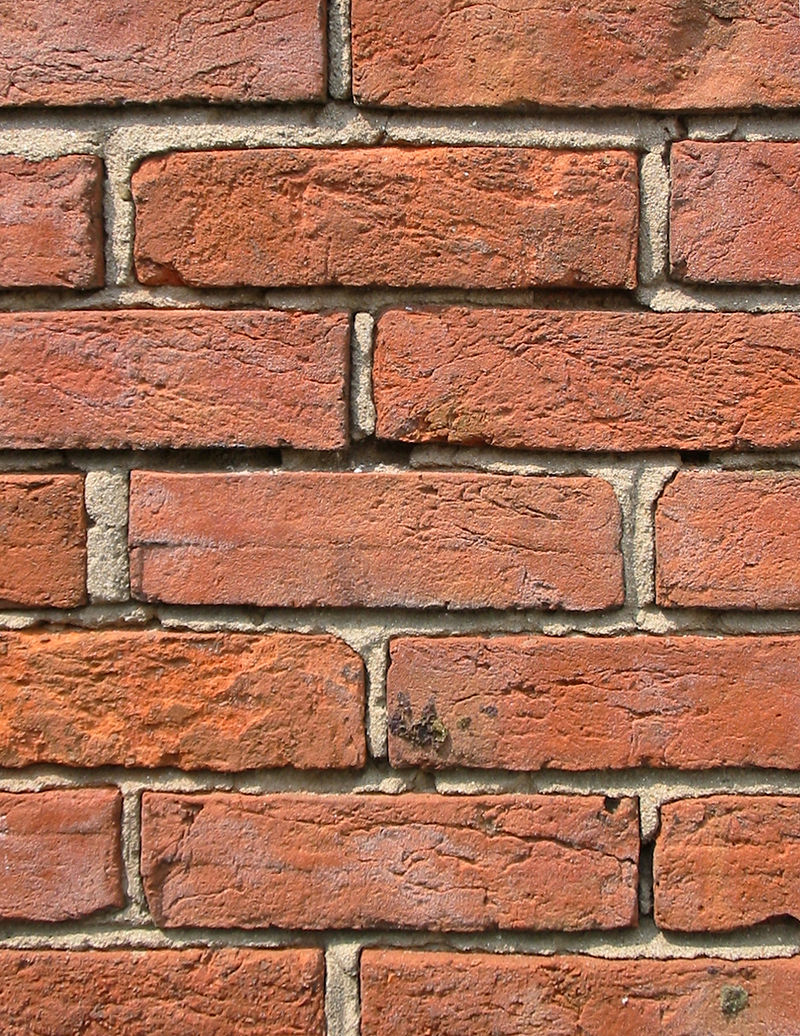
#> input picture src/brick.jpg, 800 x 1036 px
$ python gradient.py   (older library calls are emulated)
#> lines starting #> are read from the running program, lines starting #| are printed output that depends on the picture
import cv2
import numpy as np

def callback(x):
    global ksize, winname,canvas
    ksize = cv2.getTrackbarPos("kernal size",winname)
    if ksize %2 ==0:
        ksize = int(ksize)+1
        cv2.setTrackbarPos("kernal size",winname,ksize)
    canvas[:, :col] = sized_img
    canvas[:, col:2*col] = cv2.Laplacian(sized_img, cv2.CV_64F)
    canvas[:, 2*col:3*col] = cv2.Sobel(sized_img, cv2.CV_64F,dx,dy,ksize=ksize)
    canvas[:, 3*col:4*col] = cv2.Scharr(sized_img, cv2.CV_64F,dx,dy)


src_img = "../src/brick.jpg"
winname = "gradient"
img = cv2.imread(src_img,0)
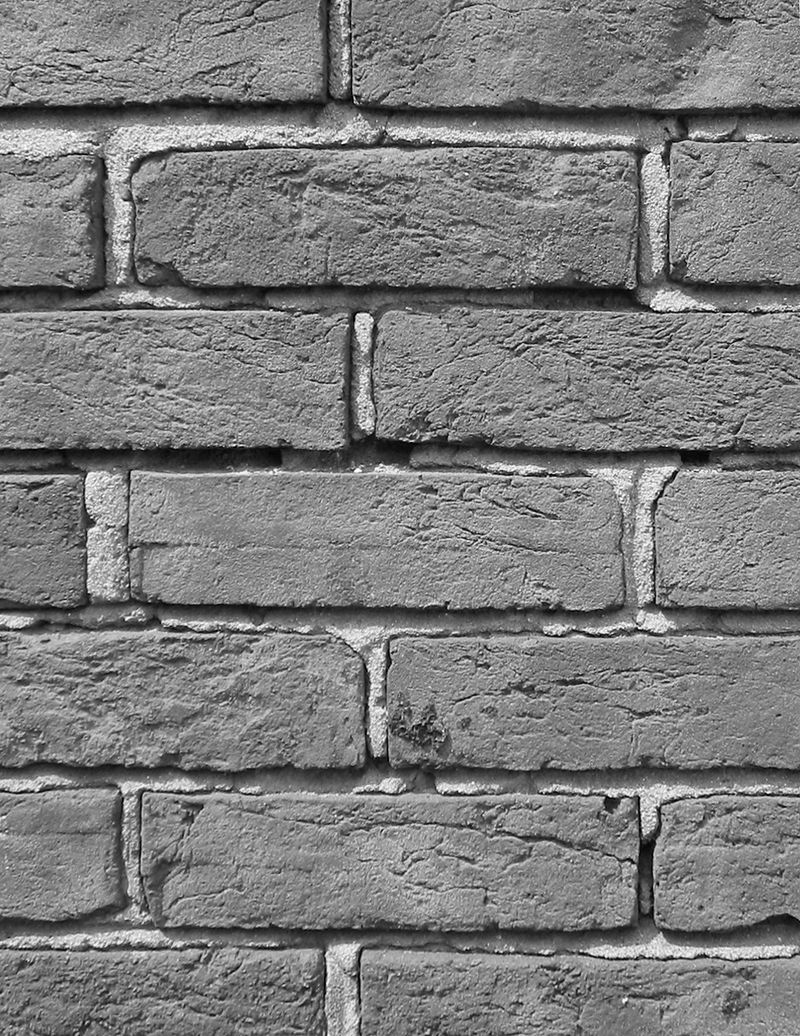
#> img: shape (1036, 800); min 0, max 255, mean 124.7
sized_img = cv2.resize(img,None, fx=0.25, fy=0.25, interpolation=cv2.INTER_AREA)
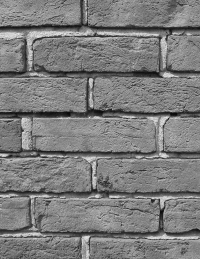
#> sized_img: shape (259, 200); min 9, max 233, mean 124.7
row, col = sized_img.shape
#> row = 259; col = 200
canvas = np.zeros((row,col*4),np.uint8)
cv2.namedWindow(winname)
dx,dy,ksize = 0,1,3
canvas[:, :col] = sized_img
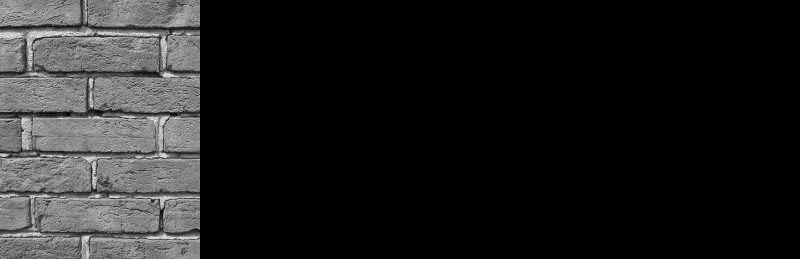
#> canvas: shape (259, 800); min 0, max 233, mean 31.2
canvas[:, col:2*col] = cv2.Laplacian(sized_img, cv2.CV_64F)
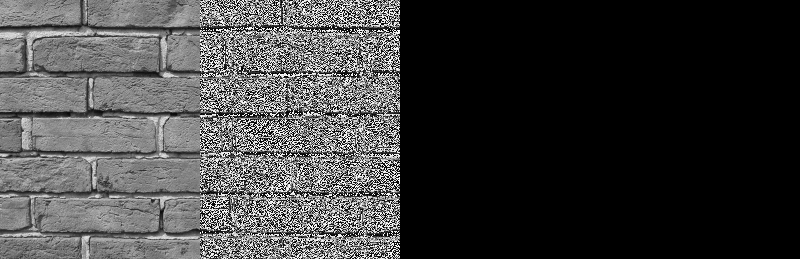
#> canvas: shape (259, 800); min 0, max 255, mean 63.2
canvas[:, 2*col:3*col] = cv2.Sobel(sized_img, cv2.CV_64F,dx,dy,ksize=ksize)
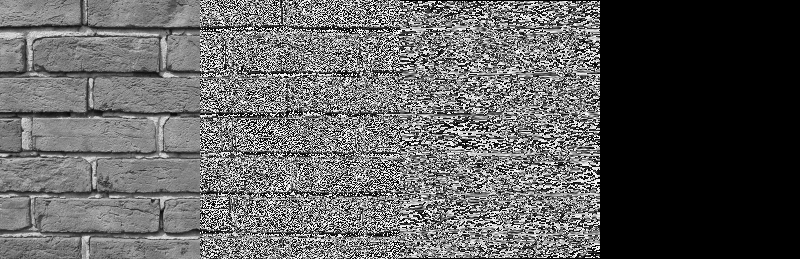
#> canvas: shape (259, 800); min 0, max 255, mean 95.5
canvas[:, 3*col:4*col] = cv2.Scharr(sized_img, cv2.CV_64F,dx,dy)
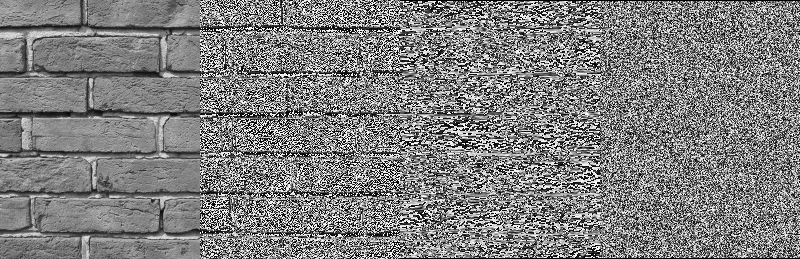
#> canvas: shape (259, 800); min 0, max 255, mean 127.1
cv2.createTrackbar("kernal size", winname, 0, 10, callback)
cv2.setTrackbarPos("kernal size",winname,ksize)


while 1:
    cv2.imshow(winname, canvas)

    k = cv2.waitKey(1)
#> (key q is pressed here)
    if k == ord('q'):
        break
    elif k == ord('x'):
        dx,dy = dy,dx
        canvas[:, :col] = sized_img
        canvas[:, col:2*col] = cv2.Laplacian(sized_img, cv2.CV_64F)
        canvas[:, 2*col:3*col] = cv2.Sobel(sized_img, cv2.CV_64F,dx,dy,ksize=ksize)
        canvas[:, 3*col:4*col] = cv2.Scharr(sized_img, cv2.CV_64F,dx,dy)

cv2.destroyAllWindows()

$ run again, with src/corgy1.jpg copied over src/brick.jpg
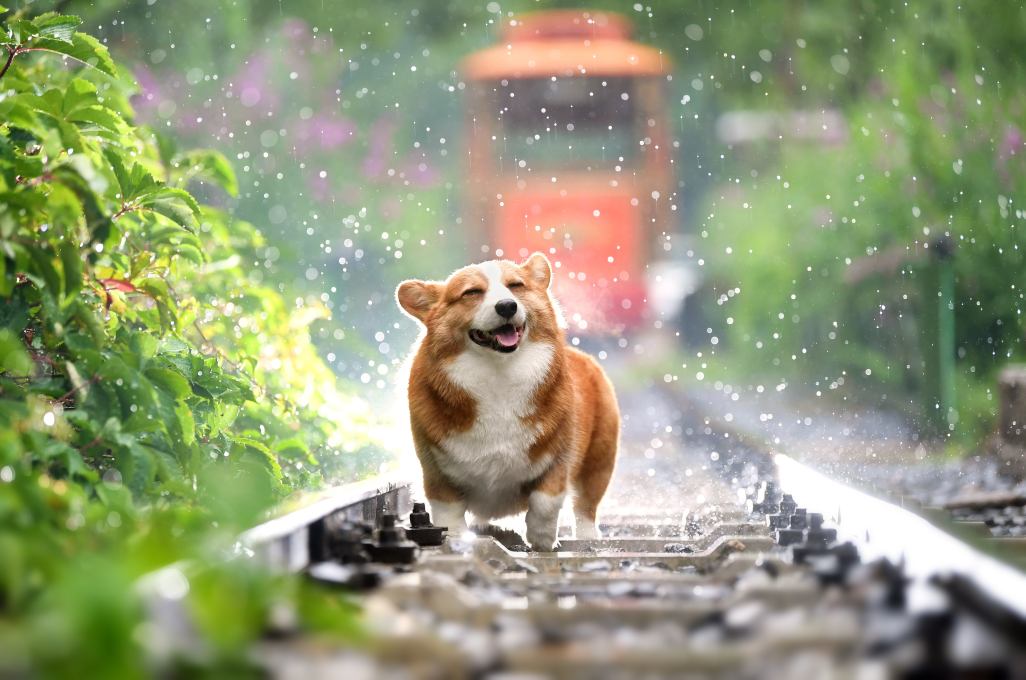
#> input picture src/corgy1.jpg, 5130 x 3396 px (shown at 1/5 size)
#> `img = cv2.imread(src_img,0)`:
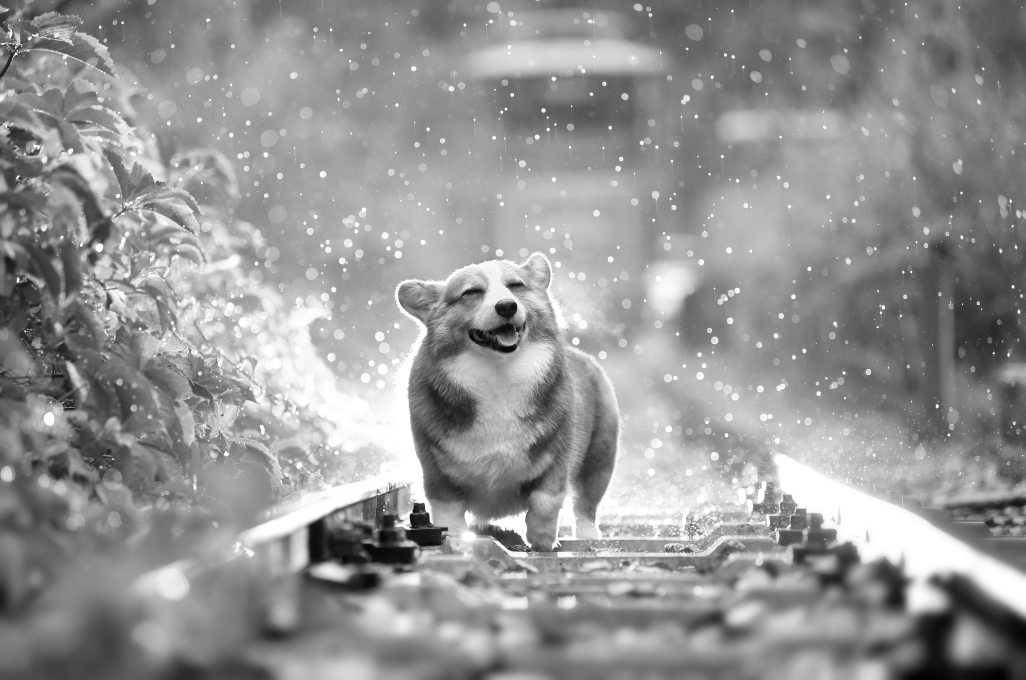
#> img: shape (3396, 5130) (shown at 1/5 size); min 0, max 255, mean 148.1
#> `canvas[:, 3*col:4*col] = cv2.Scharr(sized_img, cv2.CV_64F,dx,dy)`:
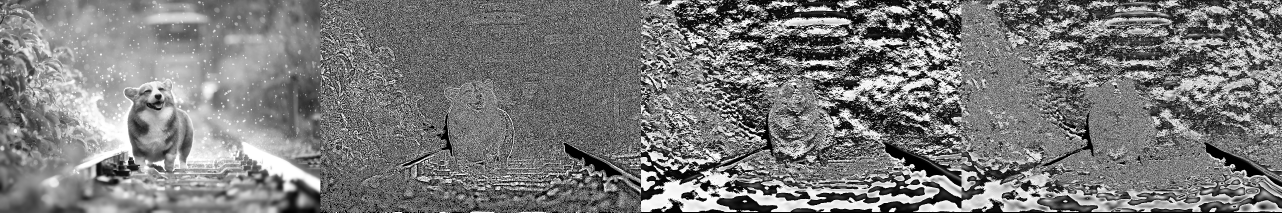
#> canvas: shape (849, 5128) (shown at 1/4 size); min 0, max 255, mean 123
